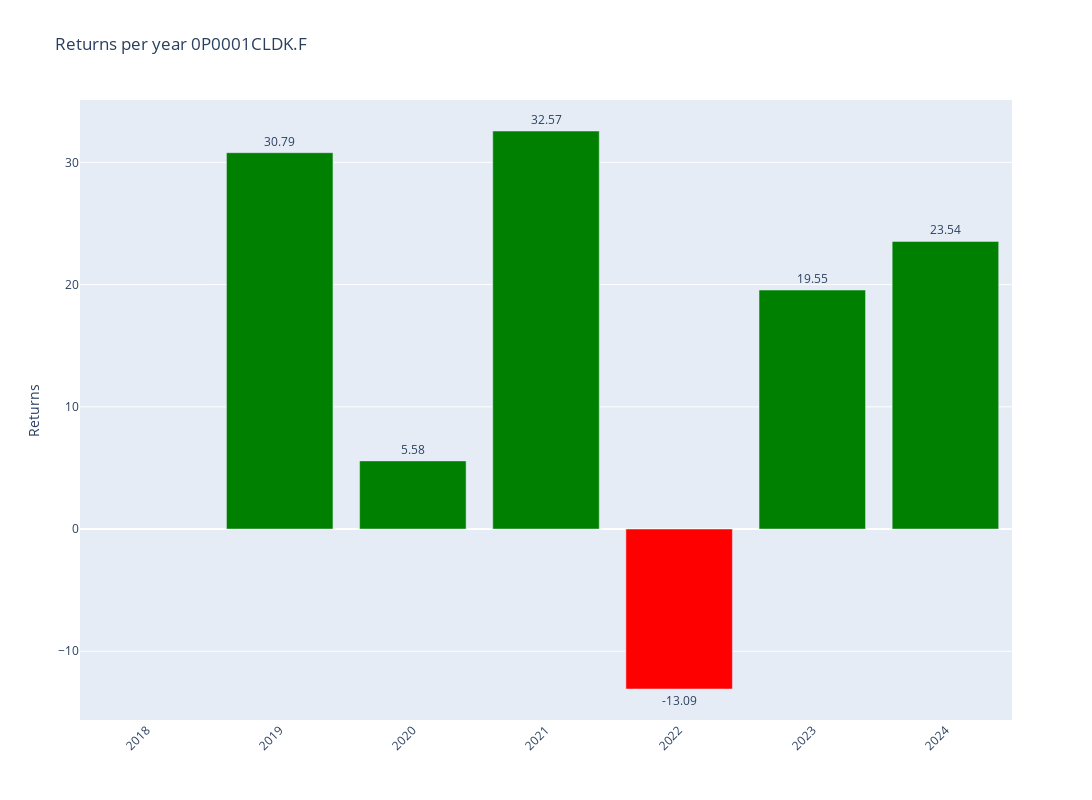

Source (notebook cell):
### Code cell
# Plotly
fig = make_subplots()

# Add colors
colors = ['green' if x >= 0 else 'red' for x in annual_data['Return']]

# Graph (1,1)
fig.add_trace(go.Bar(y=annual_data['Return'],x=annual_data['Return'].index,text=round(annual_data['Return'],2),textposition='outside',marker_color=colors,hoverinfo='skip'),row=1,col=1)

# Update xaxis properties
fig.update_yaxes(title_text="Returns", row=1, col=1)

fig.update_layout(xaxis=dict(tickvals=annual_data.index,tickangle=-45),height=800, width=1300,title=f"Returns per year {ticker}")

fig.show()

### Figure 1 — Plotly figure (JSON) as saved in the notebook; plotly's stock layout.template omitted (floating-point values rounded to 4 significant figures)
{"data": [{"hoverinfo": "skip", "marker": {"color": ["red", "green", "green", "green", "red", "green", "green"]}, "text": [null, 30.79, 5.58, 32.57, -13.09, 19.55, 23.54], "textposition": "outside", "type": "bar", "x": [2018, 2019, 2020, 2021, 2022, 2023, 2024], "xaxis": "x", "y": [null, 30.79, 5.577, 32.57, -13.09, 19.55, 23.54], "yaxis": "y"}], "layout": {"height": 800, "title": {"text": "Returns per year 0P0001CLDK.F"}, "width": 1300, "xaxis": {"anchor": "y", "domain": [0, 1], "tickangle": -45, "tickvals": [2018, 2019, 2020, 2021, 2022, 2023, 2024]}, "yaxis": {"anchor": "x", "domain": [0, 1], "title": {"text": "Returns"}}}}
